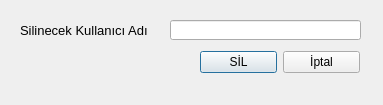
<?xml version="1.0" encoding="UTF-8"?>
<ui version="4.0">
 <class>DeleteUser</class>
 <widget class="QDialog" name="DeleteUser">
  <property name="geometry">
   <rect>
    <x>0</x>
    <y>0</y>
    <width>383</width>
    <height>105</height>
   </rect>
  </property>
  <property name="windowTitle">
   <string>Kullanıcı Sil</string>
  </property>
  <widget class="QLabel" name="label">
   <property name="geometry">
    <rect>
     <x>20</x>
     <y>20</y>
     <width>131</width>
     <height>21</height>
    </rect>
   </property>
   <property name="font">
    <font>
     <pointsize>10</pointsize>
    </font>
   </property>
   <property name="text">
    <string>Silinecek Kullanıcı Adı</string>
   </property>
  </widget>
  <widget class="QLineEdit" name="lineEdit_deleteUsername">
   <property name="geometry">
    <rect>
     <x>170</x>
     <y>20</y>
     <width>191</width>
     <height>20</height>
    </rect>
   </property>
   <property name="font">
    <font>
     <pointsize>10</pointsize>
    </font>
   </property>
  </widget>
  <widget class="QWidget" name="horizontalLayoutWidget">
   <property name="geometry">
    <rect>
     <x>200</x>
     <y>50</y>
     <width>160</width>
     <height>25</height>
    </rect>
   </property>
   <layout class="QHBoxLayout" name="horizontalLayout">
    <item>
     <widget class="QPushButton" name="pushButton_delete">
      <property name="text">
       <string>SİL</string>
      </property>
     </widget>
    </item>
    <item>
     <widget class="QPushButton" name="pushButton_cancel">
      <property name="text">
       <string>İptal</string>
      </property>
     </widget>
    </item>
   </layout>
  </widget>
  <widget class="QLabel" name="label_error">
   <property name="geometry">
    <rect>
     <x>20</x>
     <y>80</y>
     <width>341</width>
     <height>21</height>
    </rect>
   </property>
   <property name="styleSheet">
    <string notr="true">color:red;</string>
   </property>
   <property name="text">
    <string/>
   </property>
   <property name="alignment">
    <set>Qt::AlignLeading|Qt::AlignLeft|Qt::AlignTop</set>
   </property>
   <property name="wordWrap">
    <bool>true</bool>
   </property>
  </widget>
 </widget>
 <resources/>
 <connections/>
</ui>
